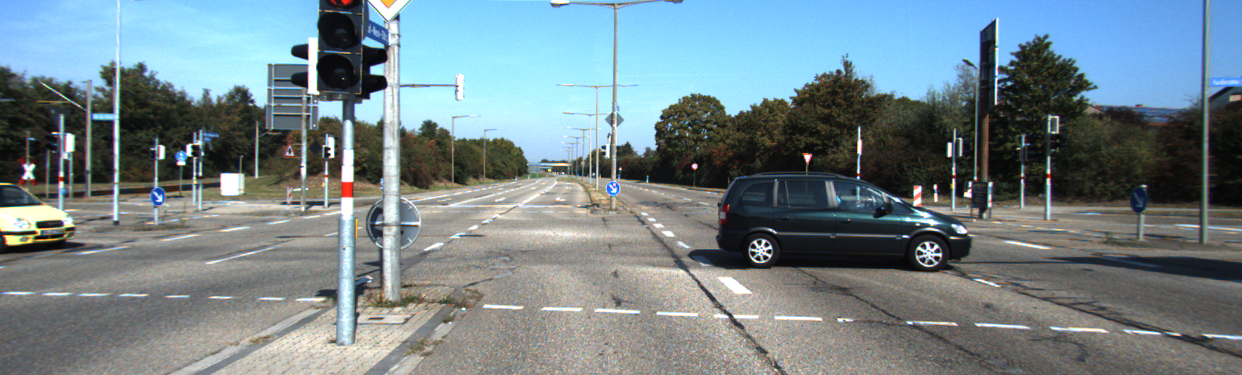
//> input picture LucasKanadeOF/image/left_img/000043_00.png, 1242 x 375 px, given in place of 000043_12.png, which was not available
$ ./LucasKanadeOF   (built with g++ and OpenCV 4)
//> lines starting //> are read from the running program, lines starting //| are printed output that depends on the picture; after the words box and inside, x2 and y2 are one past the last pixel; in counts of white or black regions, pixels touching at a corner belong together; pictures that were not available may be replaced by others from this repository, and a replacement may not be noted
#include<opencv2/video/video.hpp>
#include<opencv2/highgui/highgui.hpp>
#include<opencv2/imgproc/imgproc.hpp>
#include<opencv2/core/core.hpp>
#include<iostream>
#include<cstdio>

using namespace std;
using namespace cv;

//--------声明全局函数------------
void tracking(Mat& frame, Mat& output);
bool addNewPoints();
bool acceptTrackedPoint(int i);

//--------声明全局变量------------
string window_name = "optical flow tracking 光流检测";
Mat gray;		//当前图片
Mat gray_prev;	//预测图片

vector<Point2f> points[2];		//point0为特征点的原来位置，point1为特征点的新位置
vector<Point2f> initial;		//初始化跟踪点的位置
vector<Point2f> features;		//检测的特征
int maxCount = 500;				//检测的最大特征数
double qLevel = 0.01;			//特征检测的等级
double minDest = 10.0;			//两特征点之间最小的距离
vector<uchar> status;			//跟踪特征的状态，特征的流发现为1，否则为0
vector<float> err;


//-------main函数 程序入口-------------------
int main()
{
	Mat frame;
	Mat result;

	gray_prev = imread("image/left_img/000043_12.png",0);
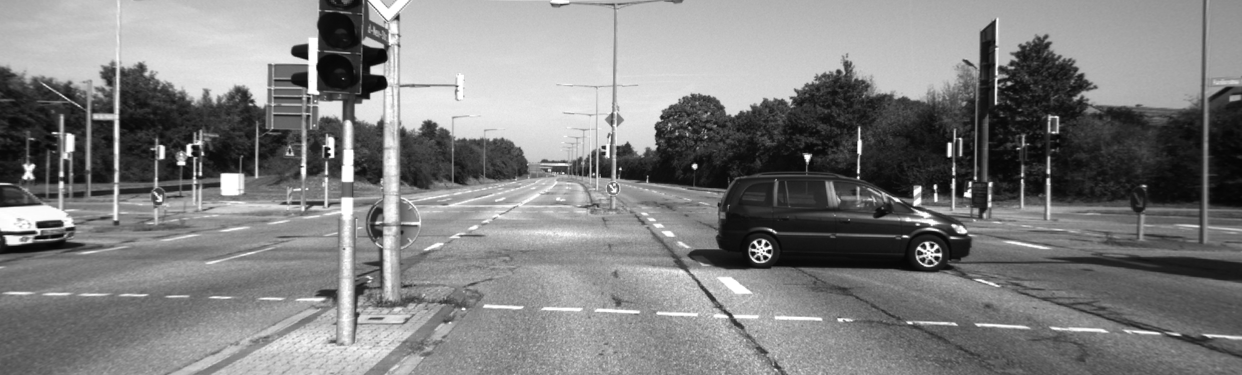
//> gray_prev: 375 rows x 1242 cols, CV_8UC1; min 4, max 255, mean 127.4
	frame = imread("image/left_img/000043_13.png", 1);
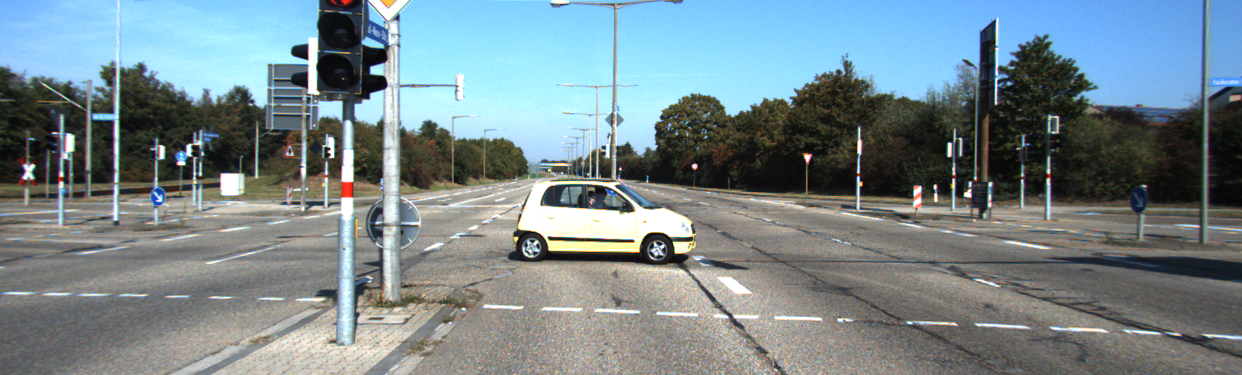
//> input picture LucasKanadeOF/image/left_img/000043_13.png, 1242 x 375 px
//> frame is the input picture: 375 rows x 1242 cols, CV_8UC3; mean B, G, R 140.4, 135, 119

	tracking(frame, result);     //跟踪

	Mat prev_frame = imread("image/left_img/000043_12.png", 1);
	Mat next_frame = imread("image/left_img/000043_13.png", 1);

	return 0;
}
//--------tracking函数  跟踪运动目标------------------
//	frame：输入的视频帧         output:有跟踪结果的视频帧

void tracking(Mat& frame, Mat& output)
{
	cvtColor(frame, gray, COLOR_BGR2GRAY);
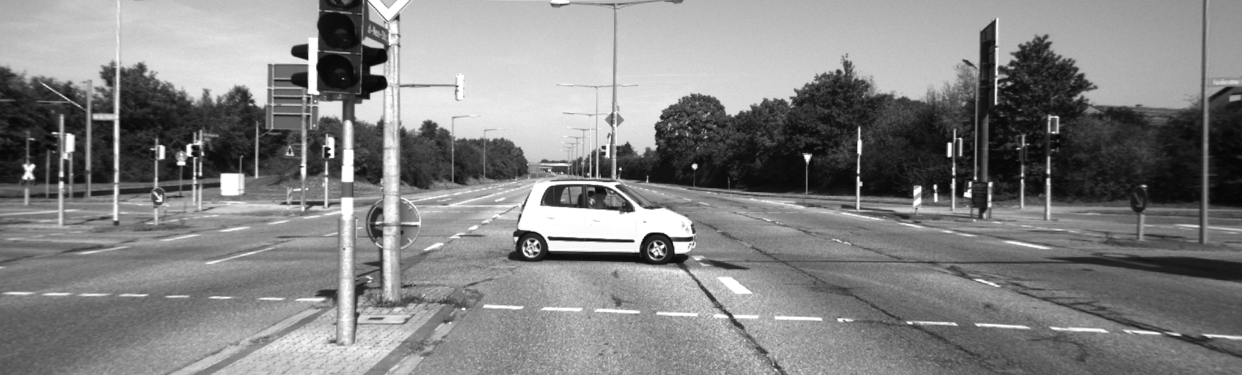
//> gray: 375 rows x 1242 cols, CV_8UC1; min 5, max 255, mean 130.8
	frame.copyTo(output);

	//添加特征点
	if (addNewPoints())
	{
		goodFeaturesToTrack(gray, features, maxCount, qLevel, minDest);
//> features = 500 Points (x, y), first 12: [935, 185], [548, 237], [970, 182], [329, 149], [620, 169], [191, 155], [517, 237], [633, 241], [307, 59], [673, 242], [995, 104], [858, 176]
		points[0].insert(points[0].end(), features.begin(), features.end());
//> points = 2 items
		initial.insert(initial.end(), features.begin(), features.end());
//> initial has the same summary as features
	}
	if (gray_prev.empty())
	{
		gray.copyTo(gray_prev);
	}
	//l-k流光法运动估计
	calcOpticalFlowPyrLK(gray_prev, gray, points[0], points[1], status, err);
//> status = 500 values, max 1 at index 0, min 0 at index 332, mean 0.992; err = 500 values, max 107.3 at index 429, min 0 at index 332, mean 9.3
	//去掉一些不好的特征点
	int k = 0;
	for (size_t i = 0; i < points[1].size(); i++)
	{
		if (acceptTrackedPoint(i))
		{
			initial[k] = initial[i];
			points[1][k++] = points[1][i];

		}

	}
//> after the loop, initial = 500 Points (x, y), first 12: [548, 237], [517, 237], [633, 241], [673, 242], [858, 176], [663, 244], [538, 242], [638, 251], [651, 250], [693, 232], [964, 195], [675, 252]; k = 74
	points[1].resize(k);
	initial.resize(k);
//> initial = 74 Points (x, y), first 12: [548, 237], [517, 237], [633, 241], [673, 242], [858, 176], [663, 244], [538, 242], [638, 251], [651, 250], [693, 232], [964, 195], [675, 252]
	//显示特征点和运动轨迹
	for (size_t i = 0; i < points[1].size(); i++)
	{
		line(output, initial[i], points[1][i], Scalar(0, 0, 255));
		circle(output, points[1][i], 3, Scalar(0, 255, 0), -1);
		//打印出特征点位置
		/*printf("第%d（%4f, %4f）\t\n", i, points[1][i]);*/
		cout << "第" << i << "点坐标:";
		cout << points[0][i];
		cout << "与" << points[1][i] << "对应" << endl;
	}
//> this loop made 74 passes
//| 第0点坐标:[935, 185]与[516.875, 221.662]对应
//| 第1点坐标:[548, 237]与[489.135, 215.325]对应
//| 第2点坐标:[970, 182]与[638.169, 238.53]对应
//| 第3点坐标:[329, 149]与[784.418, 235.655]对应
//| 第4点坐标:[620, 169]与[806.312, 181.542]对应
//| 第5点坐标:[191, 155]与[801.174, 229.15]对应
//| 第6点坐标:[517, 237]与[520.126, 224.498]对应
//| 第7点坐标:[633, 241]与[709.517, 259.569]对应
//> (output is shown up to pass 8 of 74)
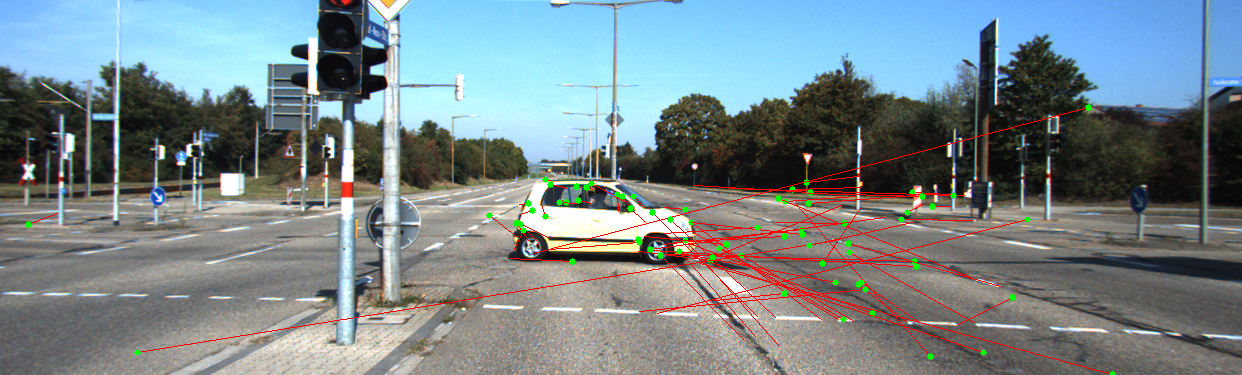
//> output: 375 rows x 1242 cols, CV_8UC3; 1.95% of pixels changed, all inside (x1, y1, x2, y2) = (25, 104, 1116, 375)
//> further down, prev_frame is the input picture: 375 rows x 1242 cols, CV_8UC3; mean B, G, R 138.1, 132.1, 115.7

	//把当前跟踪结果作为下一次的参考
	swap(points[1], points[0]);
	swap(gray_prev, gray);

	imshow(window_name, output);
}


//--------addNewPoints函数 ：检测新店是否应该被添加----------------
//	return是否被添加的标志
bool addNewPoints()
{
	return points[0].size() <= 10;       //points.size()求行数     points.size()求列数

}

//-------acceptTrackedPoint函数：决定哪些跟踪点被接收-------------
bool acceptTrackedPoint(int i)
{
	return status[i] && ((abs(points[0][i].x - points[1][i].x) + abs(points[0][i].y - points[1][i].y)) > 2);
}
